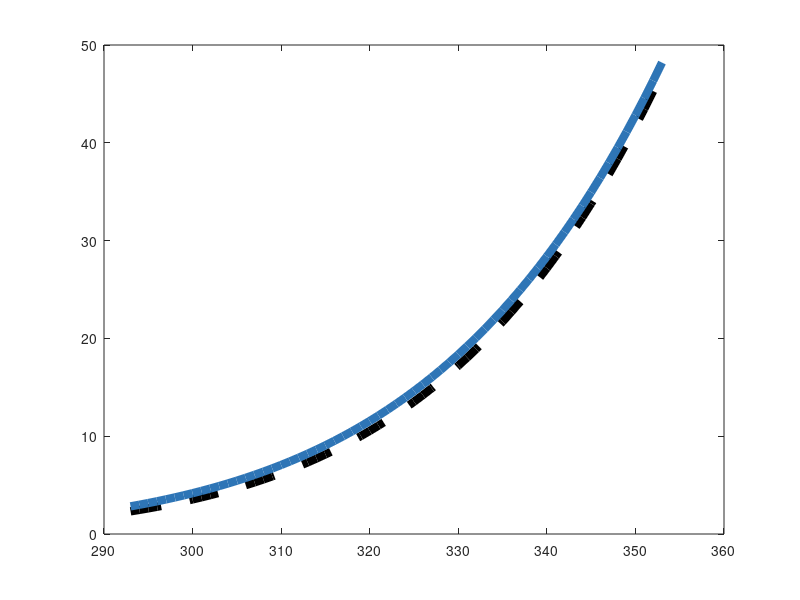

Recreate this plot in MATLAB. (Note: this script raises an error after producing the figure.)
dH = 40650;

Pvs = @(x) exp(23.5377-4016.3622./(x-38.6339));
T = 293:1:353;
Pv = Pvs(T);

Tr = 373;
P_pre = Pvs(Tr)*exp(-dH/8.314*(1./T-1/Tr));
P_adj = 1.03e5*exp(dH/8.314/373)*exp(-dH*(1-0.08)/8.314./T);
P_adj2 = 1.03e5*exp(dH/8.314/373)*exp(-dH*(1-0.15)/8.314./T);

figure
plot(T,Pv/1e3,'k--','LineWidth',6)
hold on
plot(T,P_pre/1e3,'-','Color', [46,117,182]/255,'LineWidth',6)
hold on
plot(T,P_adj/1e3,'-','Color', [46,117,182,200]/255,'LineWidth',6)
hold on
plot(T,P_adj2/1e3,'-','Color', [46,117,182,150]/255,'LineWidth',6)
hold on
set(gca, 'YScale', 'log')
pbaspect([1 1 1])
set(gca, 'FontSize',30,'linewidth', 3)
set(gca, 'YAxisLocation', 'left', 'TickDir', 'out');
xlim([280,360])
xticks([280 300 320 340 360])
yticks([1 10 100 1000])
yticklabels({'1', '10', '100', '1000'}) % Specify the corresponding labels


% argon
data_argon = [142.59, 350.59
163.76, 149.10
185.61, 82.03];

H_argon = data_argon(:,1);
density_argon = data_argon(:,2);

Hspan_argon = linspace(5e3,8e3,100);
den_argon_model = 1e5/8.314/90*exp(75/8.314)*exp(-Hspan_argon/8.314/90);

% water
data_water = [[1733.3826363636365, 1945.6716933333335, 2023.876966666667, 2100.2825866666667, 2194.669936170213]', [1.3733095317170376, 0.7138077050813683, 0.3627667303221521, 0.24998451511125874, 0.17563580205911655]'];

H_water = data_water(:,1)*1000*0.018; % J/mol
density_water = data_water(:,2)/0.018; % mol/m3

Hspan_water = linspace(3e4,4.5e4,100);
den_water_model = density_water(end)*exp(H_water(end)/8.314/353)*exp(-Hspan_water/8.314/353);


figure
% Argon data
plot(Hspan_argon/1e3, den_argon_model * 8.314 * 90/1e3, 'b--', ...
    'Color', [253, 185, 18] / 255, 'LineWidth', 6);
hold on
scatter(H_argon * 40 / 1e3, density_argon * 8.314 * 90/1e3, 35^2, ...
    'MarkerEdgeColor', 'k', ...                % Black edge color
    'MarkerFaceColor', [253, 185, 18] / 255, ... % Custom fill color (yellow-orange)
    'LineWidth', 2, ...                        % Line width for the edge
    'MarkerFaceAlpha', 0.75);                   % Transparency for the fill
hold on

% Water data
plot(Hspan_water / 1e3, den_water_model * 8.314 * 353/1e3, 'b--', ...
    'Color', [46, 117, 182] / 255, 'LineWidth', 6);
hold on
scatter(H_water / 1e3, density_water * 8.314 * 353/1e3, 35^2, ...
    'MarkerEdgeColor', 'k', ...                % Black edge color
    'MarkerFaceColor', [46, 117, 182] / 255, ... % Custom fill color (blue)
    'LineWidth', 2, ...                        % Line width for the edge
    'MarkerFaceAlpha', 0.75);                   % Transparency for the fill
hold on
pbaspect([1 1 1])
set(gca, 'FontSize',30,'linewidth', 3)
set(gca, 'YScale', 'log')
set(gca, 'XScale', 'log')
xlim([5,50])
ylim([1,1e3])
yticks([1 10 100 1000])
yticklabels({'1', '10', '100', '1000'}) % Specify the corresponding labels
xticks([5,10,20,30,40,50])
set(gca, 'XTickLabel', arrayfun(@num2str, xticks, 'UniformOutput', false));
set(gca, 'YAxisLocation', 'left', 'TickDir', 'out');
